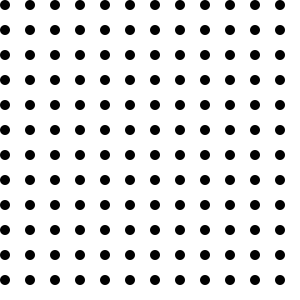
Frame 1 (no input)
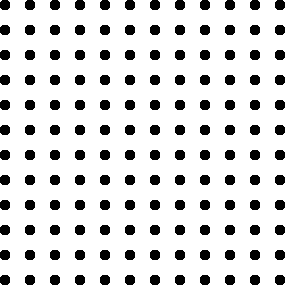
Frame 60 (the mouse pressed at the canvas centre just before this capture)
Frame 120 (the mouse held since frame 60 and released just before this capture): identical to frame 60, image omitted

The Processing sketch that drew these frames (run headless with seeded random() and noise(); from frame 60 on, the mouse is pressed at the canvas centre):

// Processing sketch: sketch_05_11_DJ2204_Denis_Cuciuc
// ── sketch_05_11_DJ2204_Denis_Cuciuc.pde
/* Play field */

final int POINT_SIZE = 10;
final int SELECTED_POINT_SIZE = POINT_SIZE;
final int GAP_BETWEEN = POINT_SIZE + 5;
int numberOfPoints;
Point[] points;

class Point {
  int x;
  int y;
  int size;
  boolean isSelected;
  
  Point(int x, int y) {
    this.x = x;
    this.y = y;
    this.size = POINT_SIZE;
    this.isSelected = false;
  }
  
  void select() {
    this.isSelected = true;
    this.size = SELECTED_POINT_SIZE;
  }
  
  void deselect() {
    this.isSelected = false;
    this.size = POINT_SIZE;
  }
  
  void fillColor() {
    if (!this.isSelected) fill(0);
    else fill(255, 0, 0);
  }
}

void settings() {
  size(300, 300);
}

void setup() {
  background(255);
  numberOfPoints = ((width + height) / POINT_SIZE) * 3;
  fillPointsList();
}

void draw() {
  drawPoints();
}

void mousePressed() {
  if (mouseButton == LEFT) {
    selectPoint();
  }
}

void drawPoints() {
  noStroke();
  for (Point point : points) {
    point.fillColor();
    ellipse(point.x, point.y, point.size, point.size);
  }
}

void selectPoint() {
  for (Point point : points) {
    if (isPointSelected(point.x, point.y)) {
      deselectPreviousPointIfExists();
      point.select();
      break;
    }
  }
}

void deselectPreviousPointIfExists() {
  for (Point point : points) {
    if (point.isSelected) {
      point.deselect();
    }
  }
}

boolean isPointSelected(int pointX, int pointY) {
  boolean isPressedX = mouseX >= pointX - POINT_SIZE / 2 && mouseX <= pointX + POINT_SIZE / 2;
  boolean isPressedY = mouseY >= pointY - POINT_SIZE / 2 && mouseY <= pointY + POINT_SIZE / 2;
  return isPressedX && isPressedY;
}

void fillPointsList() {
  int pointPosX = 5;
  int pointPosY = 5;
  
  points = new Point[numberOfPoints];
  for (int i = 0; i < numberOfPoints; i++) {
    if (pointPosX + POINT_SIZE >= width) {
      pointPosX = 5;
      pointPosY += POINT_SIZE + GAP_BETWEEN;
      i -= 1;
      continue;
    }
    
    points[i] = new Point(pointPosX, pointPosY);
    pointPosX += POINT_SIZE + GAP_BETWEEN;
  }
}
